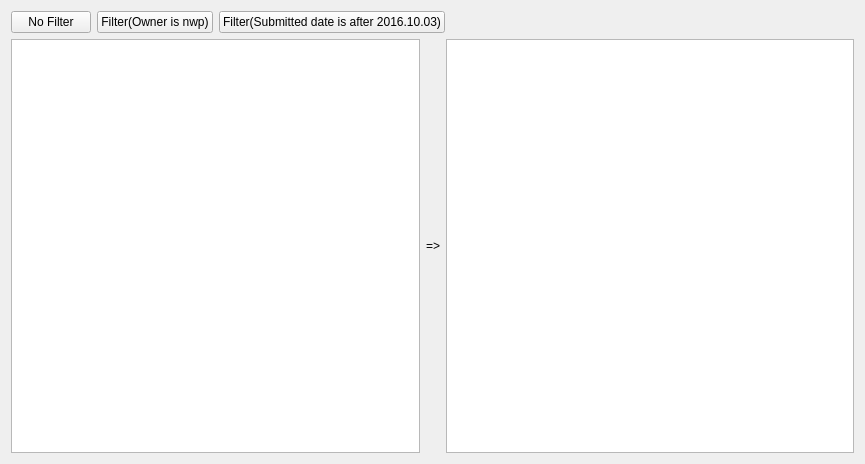
<?xml version="1.0" encoding="UTF-8"?>
<ui version="4.0">
 <class>Widget</class>
 <widget class="QWidget" name="Widget">
  <property name="geometry">
   <rect>
    <x>0</x>
    <y>0</y>
    <width>865</width>
    <height>464</height>
   </rect>
  </property>
  <property name="windowTitle">
   <string>Widget</string>
  </property>
  <layout class="QGridLayout" name="gridLayout">
   <item row="0" column="0">
    <layout class="QHBoxLayout" name="horizontalLayout">
     <item>
      <widget class="QPushButton" name="none_filter_button">
       <property name="text">
        <string>No Filter</string>
       </property>
      </widget>
     </item>
     <item>
      <widget class="QPushButton" name="owner_filter_button">
       <property name="text">
        <string>Filter(Owner is nwp)</string>
       </property>
      </widget>
     </item>
     <item>
      <widget class="QPushButton" name="date_filter_button">
       <property name="text">
        <string>Filter(Submitted date is after 2016.10.03)</string>
       </property>
      </widget>
     </item>
     <item>
      <spacer name="horizontalSpacer">
       <property name="orientation">
        <enum>Qt::Horizontal</enum>
       </property>
       <property name="sizeHint" stdset="0">
        <size>
         <width>40</width>
         <height>20</height>
        </size>
       </property>
      </spacer>
     </item>
    </layout>
   </item>
   <item row="1" column="0">
    <layout class="QHBoxLayout" name="horizontalLayout_2">
     <item>
      <widget class="QTableView" name="source_table_view"/>
     </item>
     <item>
      <widget class="QLabel" name="label">
       <property name="text">
        <string>=&gt;</string>
       </property>
      </widget>
     </item>
     <item>
      <widget class="QTableView" name="filter_table_view"/>
     </item>
    </layout>
   </item>
  </layout>
 </widget>
 <layoutdefault spacing="6" margin="11"/>
 <resources/>
 <connections/>
</ui>
